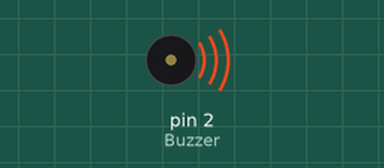
This sketch was run on a simulated Arduino Uno, built with avr-gcc and run on an emulated ATmega328P. Shown: buzzer (waves = sounding).

Above: at 0.1 s.
Timing chart, 0 to 1.6 s (numbered marks = the images above):
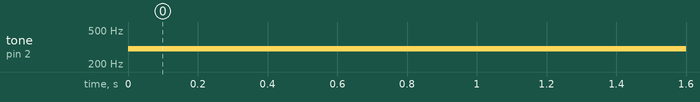

The sketch:

Tone_Test.ino
```cpp
const int Buzzer=2;
int i=0,j=0,k=0;
void setup()   {
pinMode(Buzzer, OUTPUT); //met la broche en sortie
}


void loop(){
  /*
for (i=0; i<500; i++) {
  tone(Buzzer, i);
  delay(1);
}
for (i=500; i<5000; i=i+5) {
  tone(Buzzer, i);
  delay(1);
} */

 tone(Buzzer, 300);
  delay(500);
  /*tone(Buzzer, 200);
  delay(500);
  tone(Buzzer, 300);
  delay(500);
  tone(Buzzer, 400);
  delay(500);
  tone(Buzzer, 500);
  delay(500);
  tone(Buzzer, 600);
  delay(500);
  tone(Buzzer, 700);
  delay(500); */

  /*
for (i=5000; i>500; i=i-5) {
  tone(Buzzer, i);
  delay(1);
} // fin boucle for
for (i=500; i=0; i--) {
  tone(Buzzer, i);
  delay(1);
}
*/
}
```

Measured:
- by itself, tone on pin 2 (Buzzer): silent → 300 Hz at 0.00 s
